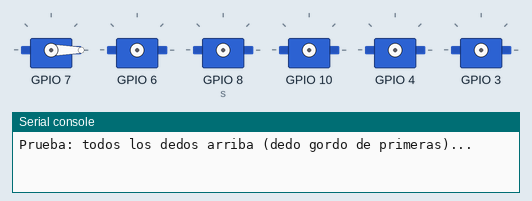
Simulated run of this program. Board: ESP32 board running MicroPython. On the bench: 6 × servo, the last lines printed to the serial console. Servo angles are drawn from the pulse width (0.5 ms = 0°, 2.5 ms = 180°). At 24.3 s the program stops and its outputs stay as they are.

Above: at 0.1 s.
At 3.1 s:
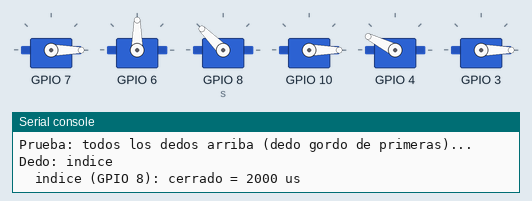
At 5.6 s:
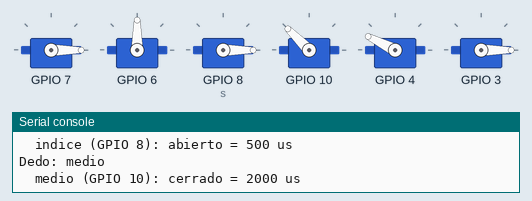
At 8.1 s:
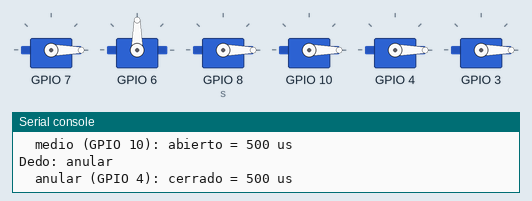
At 14.1 s:
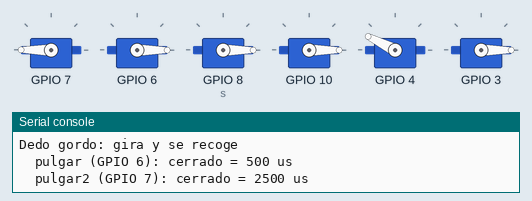
At 19.6 s:
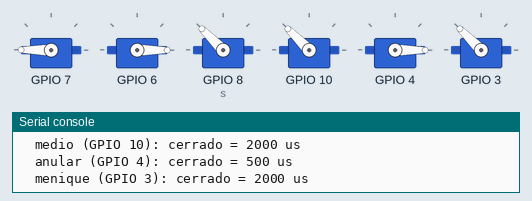
Timing chart, 0 to 25.4 s (numbered marks = the images above):
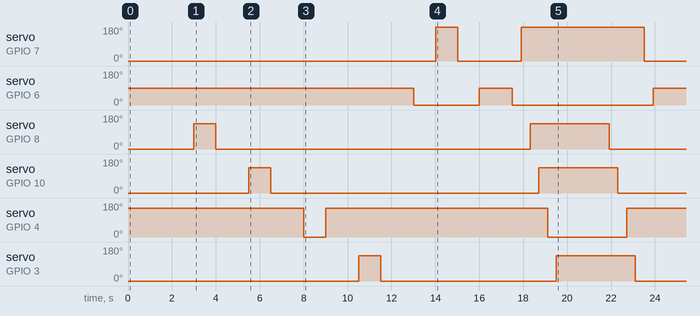

The program:

prueba.py
```python
# prueba.py  —  Baja y sube cada dedo, UNO POR UNO; al final cierra TODA la mano y la abre
# -----------------------------------------------------------------------------
# Programa aparte, sin PC ni Bluetooth: sirve para revisar cada servo.
#
# Cómo usarlo (en tu PCB no se pueden conectar USB y 12 V a la vez):
#   1. Sin 12 V y con USB, en Thonny: sube este archivo a la placa.
#   2. Para que corra solo al conectar los 12 V, la placa tiene que llamarlo
#      main.py: en la placa renombra main.py -> main_mano.py y prueba.py -> main.py.
#   3. Desconecta el USB y conecta los 12 V: la placa arranca sola y hace la prueba.
#   4. Para volver a la mano: quita los 12 V, conecta el USB, borra el main.py
#      (esta prueba) y renombra main_mano.py -> main.py.
#
# Qué hace:
#   1. Todos los dedos arriba (abiertos): primero el dedo gordo (pulgar2 y
#      pulgar) y después los demás, para que ningún dedo se trabe.
#   2. Uno por uno, en este orden: indice, medio, anular, menique: baja y sube.
#   3. Dedo gordo: "pulgar" gira, "pulgar2" se recoge; después se reinician los
#      dos al revés (pulgar2 se estira y pulgar vuelve), como en la letra l().
#   4. Cierra toda la mano empezando por el dedo gordo (pulgar gira, pulgar2 se
#      recoge) y luego los 4 dedos.
#   5. Espera PAUSA_PUNO y abre toda la mano al revés: primero los 4 dedos y el
#      dedo gordo DE ÚLTIMAS (pulgar2 se estira, pulgar vuelve). Termina ABIERTA.
#
# dedos_config es el mismo del código original (las pruebas del PC lo comparan).
# -----------------------------------------------------------------------------
from machine import Pin, PWM
import time

PAUSA = 1.0              # segundos que el dedo queda abajo y luego arriba
PAUSA_ENTRE_DEDOS = 0.5  # segundos antes de pasar al siguiente dedo
PAUSA_CIERRE = 0.4       # segundos entre dedo y dedo al cerrar/abrir toda la mano (= PAUSA_DEDO del original)
PAUSA_PUNO = 2.0         # segundos que la mano queda cerrada antes de abrirse

dedos_config = {
    "indice":   {"pin": 8,  "abierto": 500,  "cerrado": 2000, "mitad": 1000},
    "menique":  {"pin": 3,  "abierto": 500,  "cerrado": 2000, "mitad": 1200},
    "medio":    {"pin": 10, "abierto": 500,  "cerrado": 2000, "mitad": 1000},
    "anular":   {"pin": 4,  "abierto": 2200, "cerrado": 500,  "mitad": 1700},
    "pulgar":   {"pin": 6,  "abierto": 1500, "cerrado": 500,  "mitad": 1000},  # antes abierto era 10: calibrar
    "pulgar2":  {"pin": 7,  "abierto": 500,  "cerrado": 2500, "mitad": 1600},
}

ORDEN_DEDOS = ["indice", "medio", "anular", "menique"]   # los cuatro dedos, en este orden
ABRIR = ["pulgar2", "pulgar"] + ORDEN_DEDOS               # primero el dedo gordo: así ningún dedo se traba

print("Prueba: todos los dedos arriba (dedo gordo de primeras)...")
for nombre in ABRIR:
    cfg = dedos_config[nombre]
    s = PWM(Pin(cfg["pin"]), freq=50)
    s.duty_ns(int(cfg["abierto"] * 1000))
    cfg["servo"] = s
    time.sleep(0.5)


def poner(nombre, posicion, pausa):
    cfg = dedos_config[nombre]
    us = cfg[posicion]
    print("  {} (GPIO {}): {} = {} us".format(nombre, cfg["pin"], posicion, us))
    cfg["servo"].duty_ns(int(us * 1000))
    time.sleep(pausa)


# 1) Los cuatro dedos, uno por uno: bajar y subir
for nombre in ORDEN_DEDOS:
    print("Dedo:", nombre)
    poner(nombre, "cerrado", PAUSA)
    poner(nombre, "abierto", PAUSA)
    time.sleep(PAUSA_ENTRE_DEDOS)

# 2) Dedo gordo: gira, se recoge, y luego se reinician los dos (al revés)
print("Dedo gordo: gira y se recoge")
poner("pulgar", "cerrado", PAUSA)       # gira
poner("pulgar2", "cerrado", PAUSA)      # se recoge
print("Dedo gordo: se reinicia")
poner("pulgar2", "abierto", PAUSA)      # se estira
poner("pulgar", "abierto", PAUSA)       # vuelve el giro
time.sleep(PAUSA_ENTRE_DEDOS)

# 3) Toda la mano: primero el dedo gordo (gira y se recoge) y luego los cuatro dedos
print("Cerrando toda la mano (dedo gordo de primeras)...")
for nombre in ["pulgar", "pulgar2"] + ORDEN_DEDOS:
    poner(nombre, "cerrado", PAUSA_CIERRE)
time.sleep(PAUSA_PUNO)

# 4) Abrir toda la mano al revés: primero los cuatro dedos y el dedo gordo de últimas
print("Abriendo toda la mano (dedo gordo de ultimas)...")
for nombre in ORDEN_DEDOS + ["pulgar2", "pulgar"]:
    poner(nombre, "abierto", PAUSA_CIERRE)

print("Prueba terminada: mano abierta.")
```

Measured:
- by itself, servo on GPIO 7: 0° → 180° at 14.0 s, → 0° 1.0 s later, → 180° 2.9 s later, → 0° 5.6 s later
- by itself, servo on GPIO 6: 90° → 0° at 13.0 s, → 90° 3.0 s later, → 0° 1.5 s later, → 90° 6.4 s later
- by itself, servo on GPIO 8 (s): 0° → 135° at 3.0 s, → 0° 1.0 s later, → 135° 14.3 s later, → 0° 3.6 s later
- by itself, servo on GPIO 10: 0° → 135° at 5.5 s, → 0° 1.0 s later, → 135° 12.2 s later, → 0° 3.6 s later
- by itself, servo on GPIO 4: 153° → 0° at 8.0 s, → 153° 1.0 s later, → 0° 10.1 s later, → 153° 3.6 s later
- by itself, servo on GPIO 3: 0° → 135° at 10.5 s, → 0° 1.0 s later, → 135° 8.0 s later, → 0° 3.6 s later
